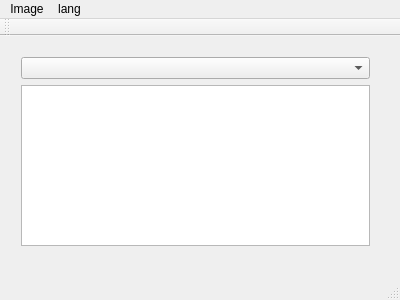
<?xml version="1.0" encoding="UTF-8"?>
<ui version="4.0">
 <class>Viewer</class>
 <widget class="QMainWindow" name="Viewer">
  <property name="geometry">
   <rect>
    <x>0</x>
    <y>0</y>
    <width>400</width>
    <height>300</height>
   </rect>
  </property>
  <property name="windowTitle">
   <string>Viewer</string>
  </property>
  <widget class="QWidget" name="centralWidget">
   <widget class="QWidget" name="verticalLayoutWidget">
    <property name="geometry">
     <rect>
      <x>10</x>
      <y>10</y>
      <width>371</width>
      <height>211</height>
     </rect>
    </property>
    <layout class="QVBoxLayout" name="verticalLayout">
     <item>
      <widget class="QComboBox" name="element"/>
     </item>
     <item>
      <layout class="QHBoxLayout" name="horizontalLayout">
       <item>
        <widget class="QGraphicsView" name="image"/>
       </item>
      </layout>
     </item>
    </layout>
   </widget>
  </widget>
  <widget class="QMenuBar" name="menuBar">
   <property name="geometry">
    <rect>
     <x>0</x>
     <y>0</y>
     <width>400</width>
     <height>20</height>
    </rect>
   </property>
   <widget class="QMenu" name="menuImage">
    <property name="title">
     <string>Image</string>
    </property>
    <widget class="QMenu" name="menuDraw_Type">
     <property name="title">
      <string>Draw Type</string>
     </property>
     <addaction name="actionParallel"/>
     <addaction name="actionCentrOne"/>
    </widget>
    <addaction name="menuDraw_Type"/>
   </widget>
   <widget class="QMenu" name="menuLang">
    <property name="title">
     <string>lang</string>
    </property>
    <addaction name="actionRus"/>
    <addaction name="actionEng"/>
   </widget>
   <addaction name="menuImage"/>
   <addaction name="menuLang"/>
  </widget>
  <widget class="QToolBar" name="mainToolBar">
   <attribute name="toolBarArea">
    <enum>TopToolBarArea</enum>
   </attribute>
   <attribute name="toolBarBreak">
    <bool>false</bool>
   </attribute>
  </widget>
  <widget class="QStatusBar" name="statusBar"/>
  <action name="actionParallel">
   <property name="checkable">
    <bool>true</bool>
   </property>
   <property name="text">
    <string>Static</string>
   </property>
  </action>
  <action name="actionCentrOne">
   <property name="checkable">
    <bool>true</bool>
   </property>
   <property name="checked">
    <bool>true</bool>
   </property>
   <property name="text">
    <string>Dinamic</string>
   </property>
  </action>
  <action name="actionRus">
   <property name="checkable">
    <bool>true</bool>
   </property>
   <property name="text">
    <string>Rus</string>
   </property>
  </action>
  <action name="actionEng">
   <property name="checkable">
    <bool>true</bool>
   </property>
   <property name="text">
    <string>Eng</string>
   </property>
  </action>
 </widget>
 <layoutdefault spacing="6" margin="11"/>
 <resources/>
 <connections/>
</ui>
